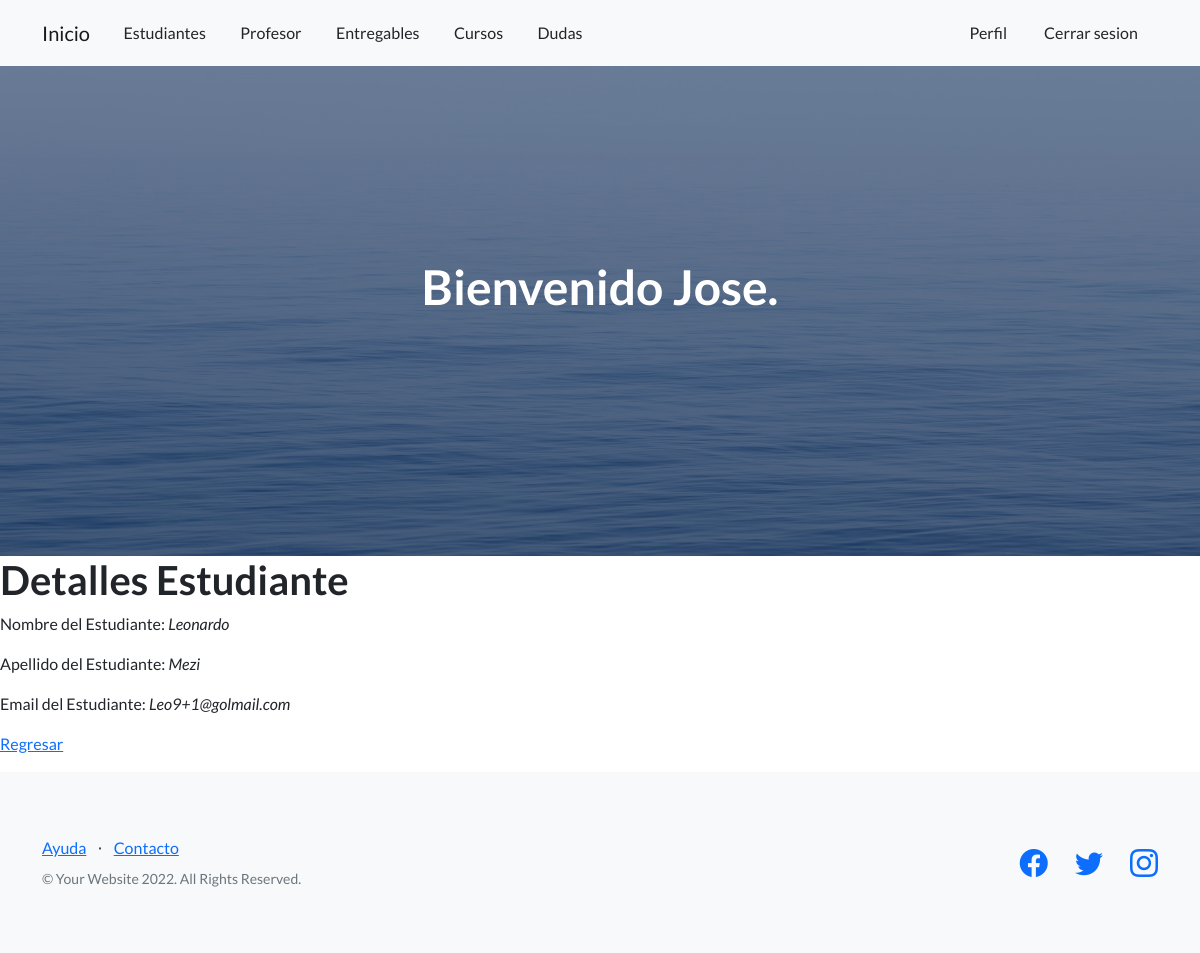
The page /estudiante_detail/1 (signed in) on the database its author committed.
### AppCoder/models.py (models this page shows, shortened)
class Estudiante(models.Model):
    nombre=models.CharField(max_length=40)
    apellido=models.CharField(max_length=40)
    email= models.EmailField()

### AppCoder/views.py (the view)
# urls.py: path('estudiante_detail/<pk>',views.EstudianteDetalle.as_view(), name="DetailE"),
class EstudianteDetalle(DetailView):
    model=Estudiante
    template_name="AppCoder/estudiante_detalle.html"

### AppCoder/templates/AppCoder/estudiante_detalle.html
{% extends 'AppCoder/padre.html' %}
{% load static %}
{% block ContenidoQueCambia  %}
<body>
    <h1>Detalles Estudiante</h1>
    <p>Nombre del Estudiante: <i>{{estudiante.nombre}}</i></p>
    <p>Apellido del Estudiante: <i>{{estudiante.apellido}}</i></p>
    <p>Email del Estudiante: <i>{{estudiante.email}}</i></p>
    <p>
        <a href="{% url 'ListE' %}">Regresar</a>
    </p>
</body>
{% endblock  %}

### AppCoder/templates/AppCoder/padre.html (shortened to what this page needs)
<!DOCTYPE html>
<html lang="en">
    <head>
        {%load static%}
        <link href="https://cdn.jsdelivr.net/npm/bootstrap-icons@1.5.0/font/bootstrap-icons.css" rel="stylesheet" type="text/css" />
        <link href="{% static 'AppCoder/css/styles.css' %}" rel="stylesheet" />
    </head>
    <body>
        <nav class="navbar navbar-light bg-light static-top">
            <div class="container">
                    <a class="navbar-brand" href="{% url 'Inicio' %}">Inicio</a>
                    <a class="btn btn" href="/Estudiantes">Estudiantes</a>
                    <a class="btn btn" href="/Profesores">Profesor</a>
                    <a class="btn btn" href="/Entregables">Entregables</a>
                    <a class="btn btn" href="/Cursos">Cursos</a>
                    <a class="btn btn" href="/Dudas">Dudas</a>
                <div class="col-lg-6 h-100 text-center text-lg-end my-auto">
                    {%if request.user.is_authenticated%}
                    <a class="btn btn" href="/VerPerfil">Perfil</a>
                    <a class="btn btn" href="/logout">Cerrar sesion</a>
                    {%endif%}
                </div>
            </div>
        </nav>
        <header class="masthead">
            <div class="container position-relative">
                <div class="row justify-content-center">
                    <div class="col-xl-6">
                        <div class="text-center text-white">
                            {%if request.user.is_authenticated%}
                            <h1 class="mb-5">Bienvenido {{user.username}}.</h1>
                            {%endif%}
                        </div>
                    </div>
                </div>
            </div>
        </header>
        {% block ContenidoQueCambia %}
        {% endblock  %}
        <footer class="footer bg-light">
            <div class="container">
                <div class="row">
                    <div class="col-lg-6 h-100 text-center text-lg-start my-auto">
                        <ul class="list-inline mb-2">
                            <li class="list-inline-item"><a href="#!">Ayuda</a></li>
                            <li class="list-inline-item">⋅</li>
                            <li class="list-inline-item"><a href="#!">Contacto</a></li>
                        </ul>
                        <p class="text-muted small mb-4 mb-lg-0">&copy; Your Website 2022. All Rights Reserved.</p>
                    </div>
                    <div class="col-lg-6 h-100 text-center text-lg-end my-auto">
                        <ul class="list-inline mb-0">
                            <li class="list-inline-item me-4">
                                <a href="#!"><i class="bi-facebook fs-3"></i></a>
                            </li>
                            <li class="list-inline-item me-4">
                                <a href="#!"><i class="bi-twitter fs-3"></i></a>
                            </li>
                            <li class="list-inline-item">
                                <a href="#!"><i class="bi-instagram fs-3"></i></a>
                            </li>
                        </ul>
                    </div>
                </div>
            </div>
        </footer>
    </body>
</html>

### rows shown on the page
Estudiante: nombre "Leonardo", apellido "Mezi", email "Leo9+1@golmail.com"

### other values the page prints
{{ user.username }} "Jose"
